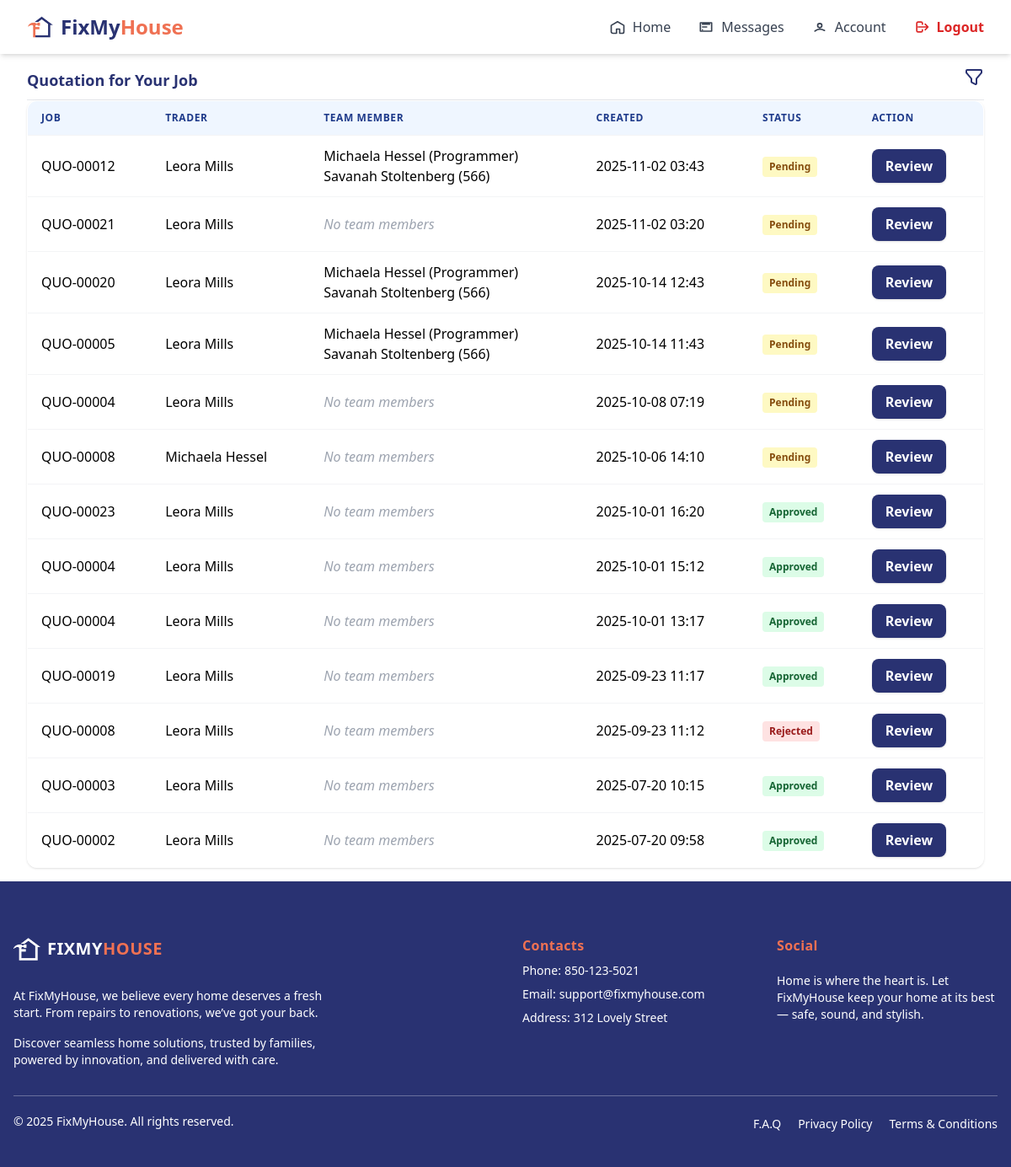
Before: /agent/bids/ (signed in) with the older database file.
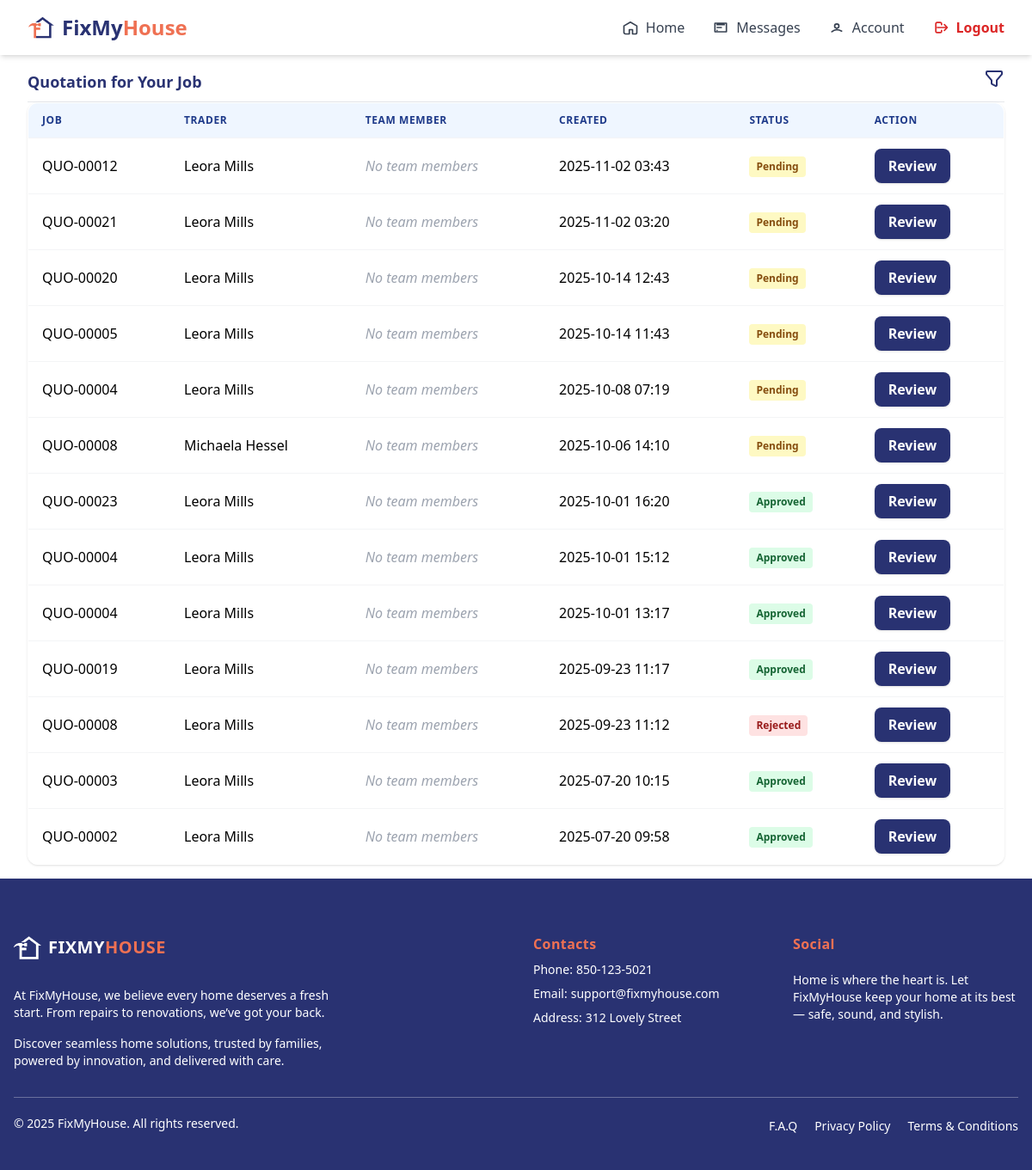
After: the same page with the newer database file.
### trader/models/biddingTrader.py (models this page shows, shortened)
class Bidding(models.Model):
    trader = models.ForeignKey(TraderRegistration, on_delete=models.CASCADE, related_name='bid_trader')
    agent = models.ForeignKey(AgentRegister, on_delete=models.SET_NULL, null=True, blank=True, related_name='bid_agent')
    jobs = models.ForeignKey(Jobs, on_delete=models.SET_NULL, null=True, blank=True, related_name='jobs_related')
    team_member = models.ManyToManyField(TeamMember, related_name='biddings_related', blank=True)
    quote_code = models.CharField(max_length=20, unique=True, blank=True, null=True)
    code = models.CharField(max_length=100, blank=True, null=True)
    labour_per_hour = models.DecimalField(max_digits=10, decimal_places=2, null=True, blank=True)
    callout_rate = models.DecimalField(max_digits=10, decimal_places=2, null=True, blank=True)
    parts_qty = models.PositiveIntegerField(default=0)
    parts_unit_price = models.DecimalField(max_digits=10, decimal_places=2, default=0)
    hours = models.DecimalField(max_digits=5, decimal_places=2, default=0)
    appliance_model_price = models.DecimalField(max_digits=10, decimal_places=2, default=0)
    appliance_model = models.CharField(max_length=100, blank=True, null=True)
    notes = models.TextField(blank=True, null=True)
    created_at = models.DateTimeField(auto_now_add=True)
    start_date = models.DateTimeField(blank=True, null=True)
    end_date = models.DateTimeField(blank=True, null=True)
    is_approved = models.BooleanField(null=True, blank=True, default=None, help_text="None=pending, True=approved, False=rejected")
    is_active = models.BooleanField(null=True, blank=True, default=True)
    approved_at = models.DateField(auto_now_add=True, null=True, blank=True)
    approved_by = models.ForeignKey(AgentRegister, on_delete=models.SET_NULL, null=True, blank=True, related_name='approved_bids')
    approval_notes = models.TextField(blank=True, null=True)

### trader/models/jobs.py (models this page shows, shortened)
class Jobs(models.Model):
    agent = models.ForeignKey(AgentRegister, on_delete=models.CASCADE, related_name='jobs_agent')
    trader = models.ForeignKey(TraderRegistration, on_delete=models.SET_NULL, null=True, blank=True, related_name='jobs_trader')
    property = models.ForeignKey(Property, on_delete=models.SET_NULL, null=True, blank=True, related_name='jobs_property')
    STATUS_CHOICES = [
        ('quoted', 'Quoted'),
        ('confirmed', 'Confirmed'),
        ('approved', 'Approved'),
        ('scheduled', 'Scheduled'),
    ]
    address = models.TextField(blank=True, null=True)
    category = models.ForeignKey(Services, on_delete=models.SET_NULL, null=True, blank=True, related_name='category_services')
    renter = models.CharField(max_length=100, null=True, blank=True)
    priority = models.BooleanField(default=False)  # True = High Priority
    job_code = models.CharField(max_length=20, unique=True)
    notes = models.TextField()
    status = models.CharField(max_length=20, choices=STATUS_CHOICES, default='quoted')
    bid_status = models.CharField(max_length=20, choices=[('open', 'Open'), ('closed', 'Closed')], default='open')
    bid_count = models.IntegerField(default=0)
    quoted_at = models.DateField(default=timezone.now)
    confirmed_at = models.DateField(null=True, blank=True)
    approved_at = models.DateField(null=True, blank=True)
    scheduled_at = models.DateField(null=True, blank=True)
    is_active = models.BooleanField(null=True, blank=True, default=True)
    start_date = models.DateField(null=True, blank=True)
    end_date = models.DateField(null=True, blank=True)
    issue_found_at = models.DateField(null=True, blank=True)
    renter_availability = models.DateField(null=True, blank=True)
    issue_been_fixed_before = models.BooleanField(default=False)
    issue_been_fixed_by_fmh_before = models.BooleanField(default=False)
    renter_availability_schedule = models.JSONField(null=True, blank=True, default=dict)
    def __str__(self):
        return self.job_code

### trader/models/registerTrader.py (models this page shows, shortened)
class TraderRegistration(models.Model):
    user = models.OneToOneField(User, on_delete=models.CASCADE, null=True, blank=True)
    name = models.CharField(max_length=255)
    email = models.EmailField()
    phone = models.CharField(max_length=50)
    password = models.CharField(max_length=255, null=True, blank=True)
    isAdmin = models.BooleanField(default=False)
    isDirector = models.BooleanField(default=True)
    isTeamMember = models.BooleanField(default=False)
    COMPANY_TYPE_CHOICES = [
        ('sole_trader', 'Sole Trader'),
        ('company', 'Company'),
    ]
    INDUSTRIES_CHOICES = [
        ('air_conditioning', 'Air Conditioning'),
        ('cleaning', 'Cleaning'),
        ('electrical', 'Electrical'),
        ('gardening', 'Gardening'),
        ('general_maintenance', 'General Maintenance'),
        ('glazing', 'Glazing'),
        ('pest_control', 'Pest Control'),
        ('plumbing_gas', 'Plumbing / Gas'),
        ('tree_cutting', 'Tree Cutting'),
        ('steel_works', 'Steel Works'),
        ('safety', 'Safety'),
    ]
    company_type = models.CharField(max_length=100, choices=COMPANY_TYPE_CHOICES, default='company')
    company_name = models.CharField(max_length=255, blank=True, null=True)
    company_address = models.CharField(max_length=255, blank=True, null=True)
    company_email = models.EmailField(blank=True, null=True)
    company_landline = models.CharField(max_length=50, blank=True, null=True)
    gst_registered = models.BooleanField(default=False)
    abn = models.CharField(max_length=20, blank=True, null=True)
    industry = models.CharField(max_length=100, choices=INDUSTRIES_CHOICES, blank=True, null=True)
    state = models.CharField(max_length=100, blank=True)
    municipality = models.CharField(max_length=100, blank=True)
    city = models.CharField(max_length=100, blank=True)
    address_line_1 = models.CharField(max_length=255, blank=True, null=True)
    address_line_2 = models.CharField(max_length=255, blank=True, null=True)
    postal_code = models.CharField(max_length=20, blank=True)
    def __str__(self):
        return self.name

### trader/models/teamMember.py (models this page shows, shortened)
class TeamMember(models.Model):
    user = models.OneToOneField(User, on_delete=models.CASCADE, null=True, blank=True)
    trader = models.ForeignKey(TraderRegistration,
        on_delete=models.CASCADE, related_name='team_members')
    teamName = models.CharField(max_length=255)
    position = models.CharField(max_length=100)
    labour_rate_per_hour = models.DecimalField(max_digits=8, decimal_places=2, null=True, blank=True)
    callout_rate = models.DecimalField(max_digits=8, decimal_places=2, null=True, blank=True)
    contact_number = models.CharField(max_length=50, blank=True)
    email = models.EmailField(blank=True)
    active_postal_codes = models.CharField(max_length=255, blank=True)  # Comma-separated
    holidays = models.JSONField(blank=True, default=list) # Store as comma-separated dates or JSON
    time_in = models.TimeField(null=True, blank=True)
    time_out = models.TimeField(null=True, blank=True)
    IsWorkInHoliday = models.BooleanField(default=False)
    holidayTime_in = models.TimeField(null=True, blank=True)
    holidayTime_out = models.TimeField(null=True, blank=True)

### agent/views/biddingList.py (the view)
# urls.py: path('bids/', AgentBidListView.as_view(), name='agent_bid_list'),
@method_decorator([login_required, agent_required], name='dispatch')
class AgentBidListView(ListView):
    model = Bidding
    template_name = 'components/home/agent_bid_list.html'
    context_object_name = 'bids'
    def get_queryset(self):
        queryset = super().get_queryset()
        queryset = queryset.filter(is_active=True)
        trader = self.request.GET.get('trader')
        is_approved = self.request.GET.get('status')
        approved_at = self.request.GET.get('approved_at')
        if trader:
            queryset = queryset.filter(trader__name__icontains=trader)
        if approved_at:
            queryset = queryset.filter(approved_at=approved_at)
        if is_approved == 'true':
            queryset = queryset.filter(is_approved=True)
        elif is_approved == 'false':
            queryset = queryset.filter(is_approved=False)
        elif is_approved == '':
            queryset = queryset.filter(is_approved__isnull=True)
        return queryset.order_by('-created_at')
    def get_context_data(self, **kwargs):
        context = super().get_context_data(**kwargs)
        context['status_options'] = {
            '': 'Pending',
            'true': 'Approved',
            'false': 'Rejected',
        }
        context['filter_trader'] = self.request.GET.get('trader', '')
        context['filter_is_approved'] = self.request.GET.get('status', '')
        context['filter_approved_at'] = self.request.GET.get('approved_at', '')
        return context

### trader/context_processors.py (called while the page is built)
def notifications_context(request):
    if request.user.is_authenticated:
        unread_qs = get_unread_notifications(request.user)
        return {
            "unread_count": unread_qs.count(),
            "unread_notifications": unread_qs[:5],  # show latest 5
        }
    return {}

### trader/views/traderNotification.py (called while the page is built)
def get_unread_notifications(user):
    try:
        return TraderNotification.objects.filter(
            trader_id__user=user,
            seen=False
        ).order_by("-created_at")
    except Exception as e:
        logger.error(f"Error fetching notifications! {e}")
        return TraderNotification.objects.none()

### agent/templates/components/home/agent_bid_list.html (shortened to what this page needs)
{% extends "baseAgent.html" %}
{% block content %}
{% include 'components/home/navigatorBaseAgent.html' %}
<main x-data="{ showFilters: false, openModal: false }" class="px-4 md:px-8 py-4 w-full">
  <div class="flex items-center justify-between border-b pb-2">
    <h2 class="text-lg font-semibold" style="color: #293272;">Quotation for Your Job</h2>
    <div class="relative">
      <button @click="showFilters = !showFilters" style="color: #293272;" class="hover:opacity-80">
      </button>
    </div>
  </div>
  <div class="space-y-4">
    <div class="hidden lg:block overflow-x-auto rounded-xl shadow">
      <table class="min-w-full bg-white border border-gray-200 rounded-xl overflow-hidden">
        <thead class="bg-blue-50">
          <tr>
            <th class="px-4 py-3 text-left text-xs font-semibold text-blue-900 uppercase tracking-wider">Job</th>
            <th class="px-4 py-3 text-left text-xs font-semibold text-blue-900 uppercase tracking-wider">Trader</th>
            <th class="px-4 py-3 text-left text-xs font-semibold text-blue-900 uppercase tracking-wider">Team Member</th>
            <th class="px-4 py-3 text-left text-xs font-semibold text-blue-900 uppercase tracking-wider">Created</th>
            <th class="px-4 py-3 text-left text-xs font-semibold text-blue-900 uppercase tracking-wider">Status</th>
            <th class="px-4 py-3 text-left text-xs font-semibold text-blue-900 uppercase tracking-wider">Action</th>
          </tr>
        </thead>
        <tbody>
          {% for bid in bids %}
          <tr class="border-t border-gray-100 hover:bg-blue-50 transition">
            <td class="px-4 py-3 whitespace-nowrap">{{ bid.jobs }}</td>
            <td class="px-4 py-3 whitespace-nowrap">{{ bid.trader }}</td>
            <td class="px-4 py-3 whitespace-nowrap">
              {% for member in bid.team_member.all %}
                <div>{{ member.teamName }} ({{ member.position }})</div>
              {% empty %}
                <span class="text-gray-400 italic">No team members</span>
              {% endfor %}
            </td>
            <td class="px-4 py-3 whitespace-nowrap">{{ bid.created_at|date:"Y-m-d H:i" }}</td>
            <td class="px-4 py-3">
              {% if bid.is_approved is None %}
                <span class="inline-block px-2 py-1 text-xs font-semibold rounded bg-yellow-100 text-yellow-800">Pending</span>
              {% elif bid.is_approved %}
                <span class="inline-block px-2 py-1 text-xs font-semibold rounded bg-green-100 text-green-800">Approved</span>
              {% else %}
                <span class="inline-block px-2 py-1 text-xs font-semibold rounded bg-red-100 text-red-800">Rejected</span>
              {% endif %}
            </td>
            <td class="px-4 py-3">
              <a href="{% url 'bidding_approval' bid.pk %}" class="inline-block bg-[#293272] text-white px-4 py-2 rounded-lg font-semibold hover:bg-[#162060] shadow transition">Review</a>
            </td>
          </tr>
          {% empty %}
          <tr><td colspan="6" class="text-center py-4">No bids found.</td></tr>
          {% endfor %}
        </tbody>
      </table>
    </div>
  </div>
</main>
{% include 'components/footerAgent.html' %}
{% endblock %}

Changed rows visible on the page:
changed Bidding "QUO-00012": loses TeamMember (teamName "Michaela Hessel", position "Programmer"); loses TeamMember (teamName "Savanah Stoltenberg", position "566"); now shows "No team members"
changed Bidding "QUO-00020": loses TeamMember (teamName "Michaela Hessel", position "Programmer"); loses TeamMember (teamName "Savanah Stoltenberg", position "566"); now shows "No team members"
changed Bidding "QUO-00005": loses TeamMember (teamName "Michaela Hessel", position "Programmer"); loses TeamMember (teamName "Savanah Stoltenberg", position "566"); now shows "No team members"
